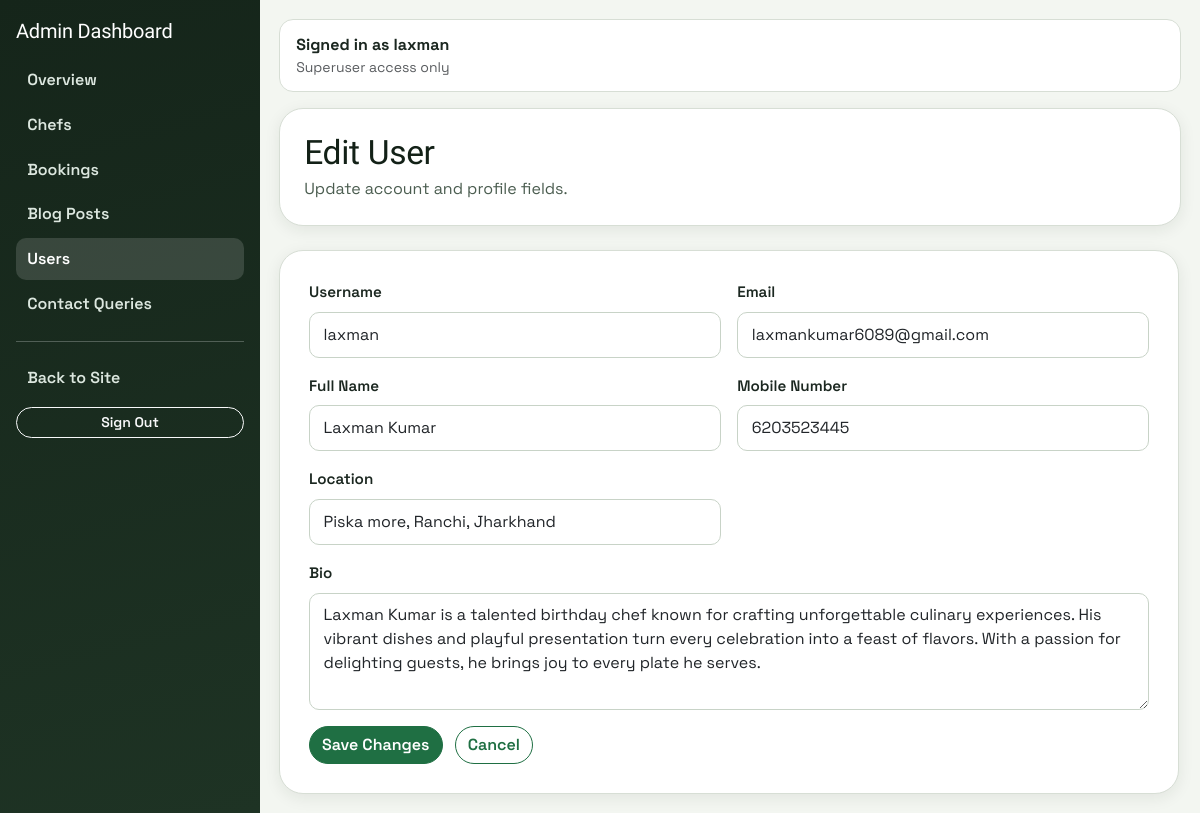
The page /myadmin/users/edit/3/ (signed in) on the database as committed earlier.
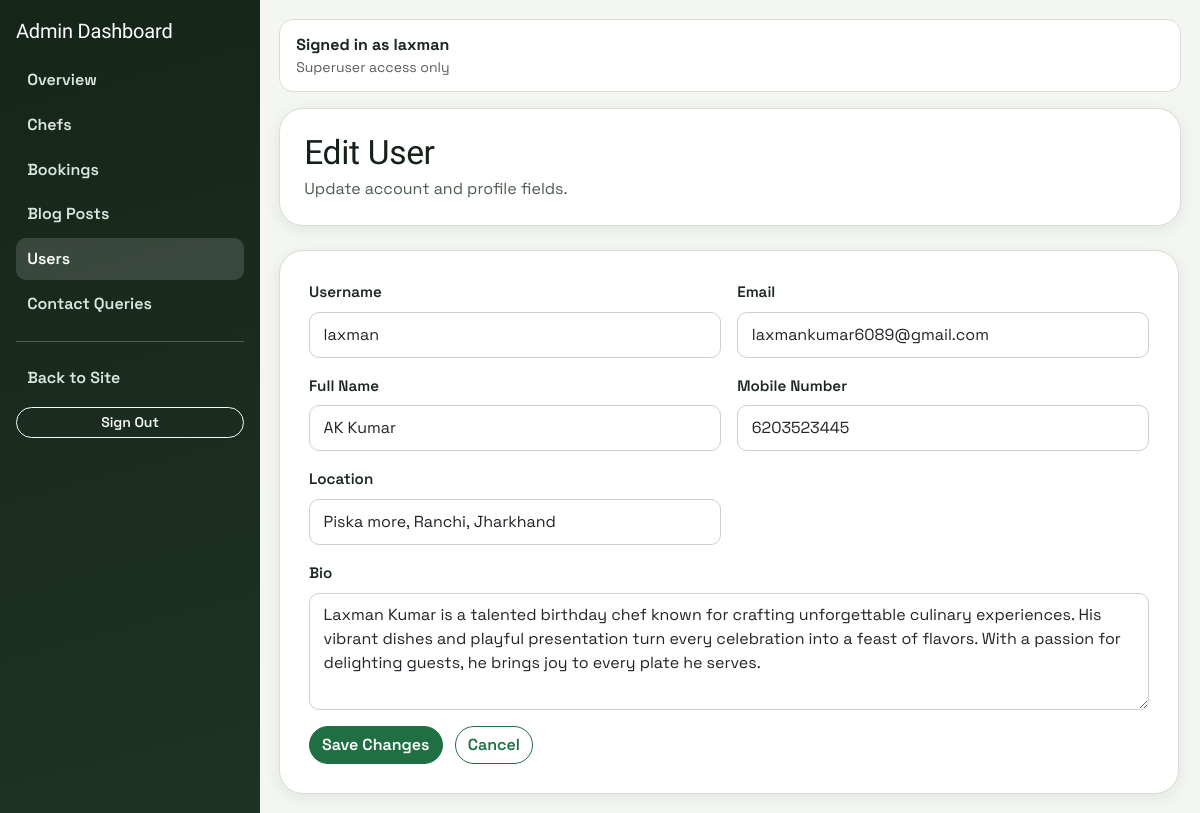
The same page on the database as committed later.
### accounts/models.py (models this page shows, shortened)
class Profile(models.Model):
    user = models.OneToOneField(settings.AUTH_USER_MODEL, on_delete=models.CASCADE)
    name = models.CharField(max_length=100)
    email = models.EmailField()
    mobile_number = models.CharField(max_length=15, blank=True, null=True)
    location = models.CharField(max_length=255, blank=True)
    education = models.CharField(max_length=255, blank=True)
    experience = models.IntegerField(default=0)
    speciality = models.TextField(blank=True)
    bio = models.TextField(blank=True)
    dishes = models.CharField(max_length=255, default="Not specified")
    profile_image = models.ImageField(upload_to=user_directory_path, blank=True, null=True)

### custom_admin/views.py (the view, shortened to what this page needs)
# urls.py: path("users/edit/<int:pk>/", views.user_edit, name="user_edit"),
@admin_required
def user_edit(request, pk):
    profile = get_object_or_404(Profile.objects.select_related("user"), pk=pk)
    return render(request, "custom_admin/user_edit.html", {"profile": profile})

### booking/context_processors.py (called while the page is built)
def chef_context(request):
    chef = None
    profile = None
    is_admin_user = False
    if request.user.is_authenticated:
        chef = Chef.objects.filter(user=request.user).first()
        profile = getattr(request.user, "profile", None)
        is_admin_user = request.user.is_superuser
    return {"chef": chef, "user_profile": profile, "is_admin_user": is_admin_user}

### custom_admin/views.py (called while the page is built)
def admin_required(view_func):
    @wraps(view_func)
    def wrapper(request, *args, **kwargs):
        if not request.user.is_authenticated:
            login_url = reverse("custom_admin:login")
            return redirect(f"{login_url}?next={request.path}")
        if not request.user.is_superuser:
            return HttpResponseForbidden("You do not have permission to access this module.")
        return view_func(request, *args, **kwargs)
    return wrapper

### custom_admin/templates/custom_admin/user_edit.html (shortened to what this page needs)
{% extends "custom_admin/base.html" %}
{% block content %}
<section class="page-card p-4 mb-4">
  <h2 class="section-title mb-1">Edit User</h2>
  <p class="section-subtitle mb-0">Update account and profile fields.</p>
</section>
<section class="form-panel" style="max-width:900px;">
  <form method="post" class="row g-3">
    <div class="col-md-6">
      <label class="form-label">Username</label>
      <input type="text" name="username" class="form-control" value="{{ profile.user.username }}" required />
    </div>
    <div class="col-md-6">
      <label class="form-label">Email</label>
      <input type="email" name="email" class="form-control" value="{{ profile.user.email }}" required />
    </div>
    <div class="col-md-6">
      <label class="form-label">Full Name</label>
      <input type="text" name="name" class="form-control" value="{{ profile.name }}" />
    </div>
    <div class="col-md-6">
      <label class="form-label">Mobile Number</label>
      <input type="text" name="mobile_number" class="form-control" value="{{ profile.mobile_number }}" />
    </div>
    <div class="col-md-6">
      <label class="form-label">Location</label>
      <input type="text" name="location" class="form-control" value="{{ profile.location }}" />
    </div>
    <div class="col-12">
      <label class="form-label">Bio</label>
      <textarea name="bio" class="form-control" rows="4">{{ profile.bio }}</textarea>
    </div>
    <div class="col-12">
      <button type="submit" class="btn btn-primary">Save Changes</button>
      <a href="{% url 'custom_admin:user_view' profile.pk %}" class="btn btn-outline-primary ms-2">Cancel</a>
    </div>
  </form>
</section>
{% endblock %}

Rows that differ between the two databases and show on the page:
changed Profile "Piska more, Ranchi, Jharkhand": name "Laxman Kumar" → "AK Kumar"
